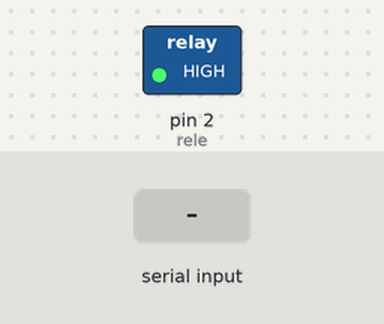
A sketch run on a simulated Arduino Uno, built with avr-gcc and run on an emulated ATmega328P. Parts: switched loads named in the sketch (green lamp = pin HIGH). The test bench sets the inputs (shaded band).

Above: at 1.2 s.
1.3 s: "1" received over the second serial link
At 2.5 s:
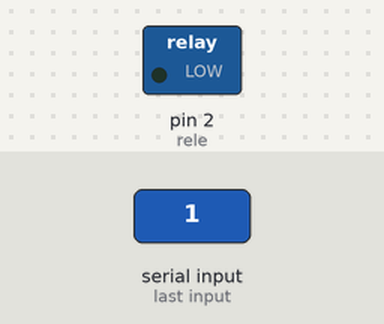
2.8 s: "0" received over the second serial link
At 3.8 s:
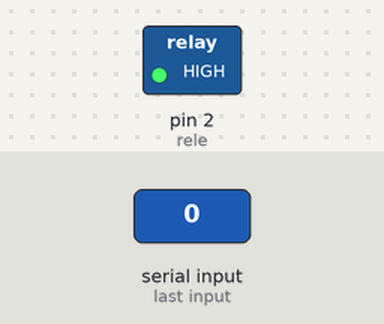
Timing chart, 0 to 5.8 s (numbered marks = the images above; inputs shaded):
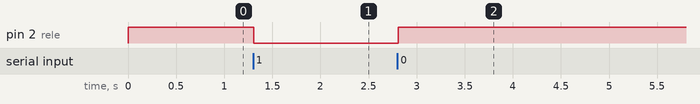

The sketch:

interruptorViaBluettoth.ino
```cpp
#include <SoftwareSerial.h>

#define RX 0
#define TX 1
#define rele 2

SoftwareSerial bluetooth(RX, TX);

void setup()
{
  pinMode(rele , OUTPUT);
  digitalWrite(rele , HIGH);
  bluetooth.begin(9600);
}

void loop()
{
  if (bluetooth.available())
  {
     char dados = bluetooth.read();
     bluetooth.println(dados);
     if (dados=='0')
     {
        bluetooth.println("HIGH");
        digitalWrite(rele , HIGH);
     }
     else if (dados=='1')
     {
        bluetooth.println("LOW");
        digitalWrite(rele , LOW);
     }
  }
}
```

Measured:
- after the input at 1.3 s, pin 2 (rele): HIGH → LOW at once
- after the input at 2.8 s, pin 2 (rele): LOW → HIGH at once
